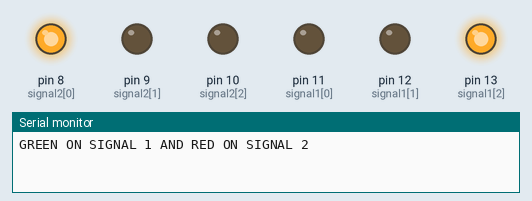
Recording of a sketch running on a simulated Arduino Uno, built with avr-gcc and run on an emulated ATmega328P. Shown: output pins drawn as LEDs (lit = HIGH), the last lines printed to the serial monitor.

Above: at 1.5 s.
At 3.5 s:
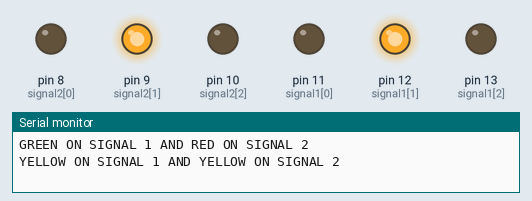
At 5.5 s:
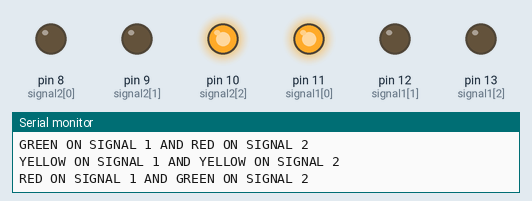
Timing chart, 0 to 10.4 s (numbered marks = the images above):
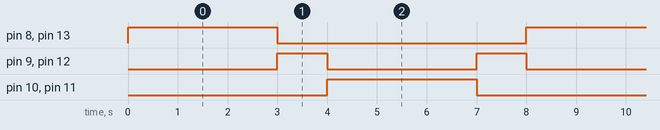

Measured:
- by itself, pin 8 (signal2[0]), pin 10 (signal2[2]), pin 11 (signal1[0]), pin 13 (signal1[2]): alternates HIGH for 3.0 s and LOW for 5.0 s
- by itself, pin 9 (signal2[1]), pin 12 (signal1[1]): alternates HIGH for 1.0 s and LOW for 3.0 s
- by itself, everything shown: repeats every 8.0 s, in 5 steps

The sketch:

tlc_2way.ino
```cpp
                                      /* 2-WAY TRAFFIC LIGHT CONTROLLER SYSTEM */
/* Required hardware components:
1. Arduino Uno-1
2. Breadboard-1
3. LED-2 green,2 yellow,2 red
4. Resistor(220 ohm)-6 */

int signal1[]={11,12,13}; // Red,Yellow,Green
int signal2[]={8,9,10};
/*****************************************************/
void setup()
{
  int i=0;
  for(i=0;i<3;i++)
  {
    Serial.begin(9600);
    pinMode(signal1[i],OUTPUT);
    pinMode(signal2[i],OUTPUT);
  }
  for(i=0;i<3;i++)
  {
    digitalWrite(signal1[i],LOW);
    digitalWrite(signal2[i],LOW);
  }
}
/****************************************************/
void loop()
{
  light_transform();
}
/****************************************************/
void light_transform()
{
  Serial.println("GREEN ON SIGNAL 1 AND RED ON SIGNAL 2");
  digitalWrite(signal1[2],HIGH);
  digitalWrite(signal2[0],HIGH);
  delay(3000);

  digitalWrite(signal1[0],LOW);
  digitalWrite(signal1[1],LOW);
  digitalWrite(signal1[2],LOW);
  digitalWrite(signal2[0],LOW);
  digitalWrite(signal2[1],LOW);
  digitalWrite(signal2[2],LOW);


  Serial.println("YELLOW ON SIGNAL 1 AND YELLOW ON SIGNAL 2");
  digitalWrite(signal1[1],HIGH);
  digitalWrite(signal2[1],HIGH);
  delay(1000);

  digitalWrite(signal1[0],LOW);
  digitalWrite(signal1[1],LOW);
  digitalWrite(signal1[2],LOW);
  digitalWrite(signal2[0],LOW);
  digitalWrite(signal2[1],LOW);
  digitalWrite(signal2[2],LOW);

  Serial.println("RED ON SIGNAL 1 AND GREEN ON SIGNAL 2");
  digitalWrite(signal1[0],HIGH);
  digitalWrite(signal2[2],HIGH);
  delay(3000);

  digitalWrite(signal1[0],LOW);
  digitalWrite(signal1[1],LOW);
  digitalWrite(signal1[2],LOW);
  digitalWrite(signal2[0],LOW);
  digitalWrite(signal2[1],LOW);
  digitalWrite(signal2[2],LOW);

  Serial.println("YELLOW ON SIGNAL 1 AND YELLOW ON SIGNAL 2");
  digitalWrite(signal1[1],HIGH);
  digitalWrite(signal2[1],HIGH);
  delay(1000);

 digitalWrite(signal1[0],LOW);
  digitalWrite(signal1[1],LOW);
  digitalWrite(signal1[2],LOW);
  digitalWrite(signal2[0],LOW);
  digitalWrite(signal2[1],LOW);
  digitalWrite(signal2[2],LOW);
}
```
